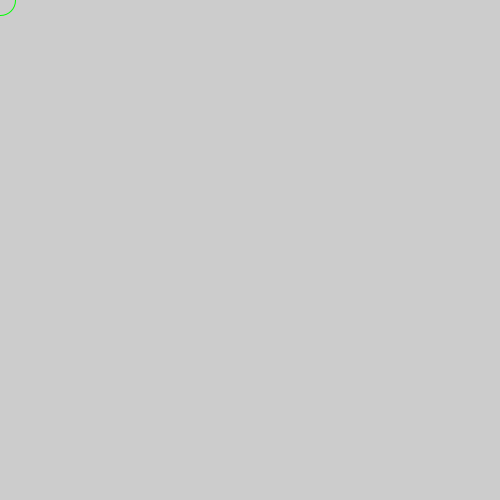
Frame 1 (no input)
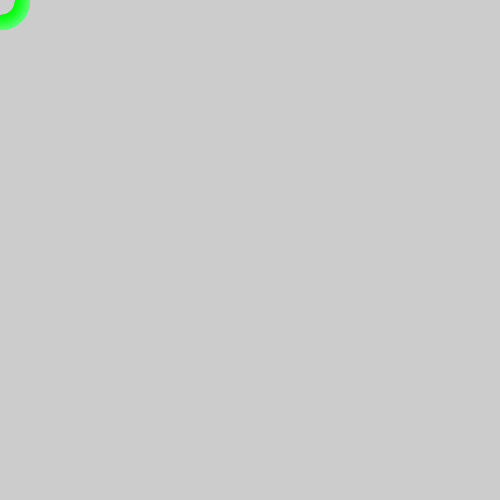
Frame 60 (the mouse pressed at the canvas centre just before this capture)
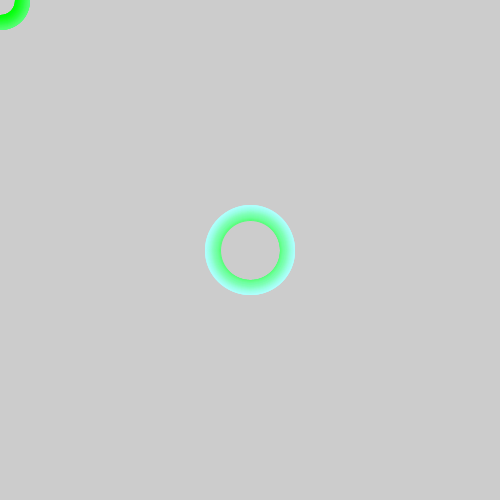
Frame 120 (the mouse held since frame 60 and released just before this capture)

The Processing sketch that drew these frames (run headless with seeded random() and noise(); from frame 60 on, the mouse is pressed at the canvas centre):

// Processing sketch: week04_12
// ── week04_12.pde
void setup()
{
  size(500,500);
}

float w=30;
float r=0,g=255,b=0;
void draw()
{
  noFill();
  stroke(r,g,b);
  r+=random(3);
  g+=random(5);
  b+=random(4);
  ellipse(mouseX,mouseY,w,w);
  w+=0.5;
  if(w>100) w=30;

}
